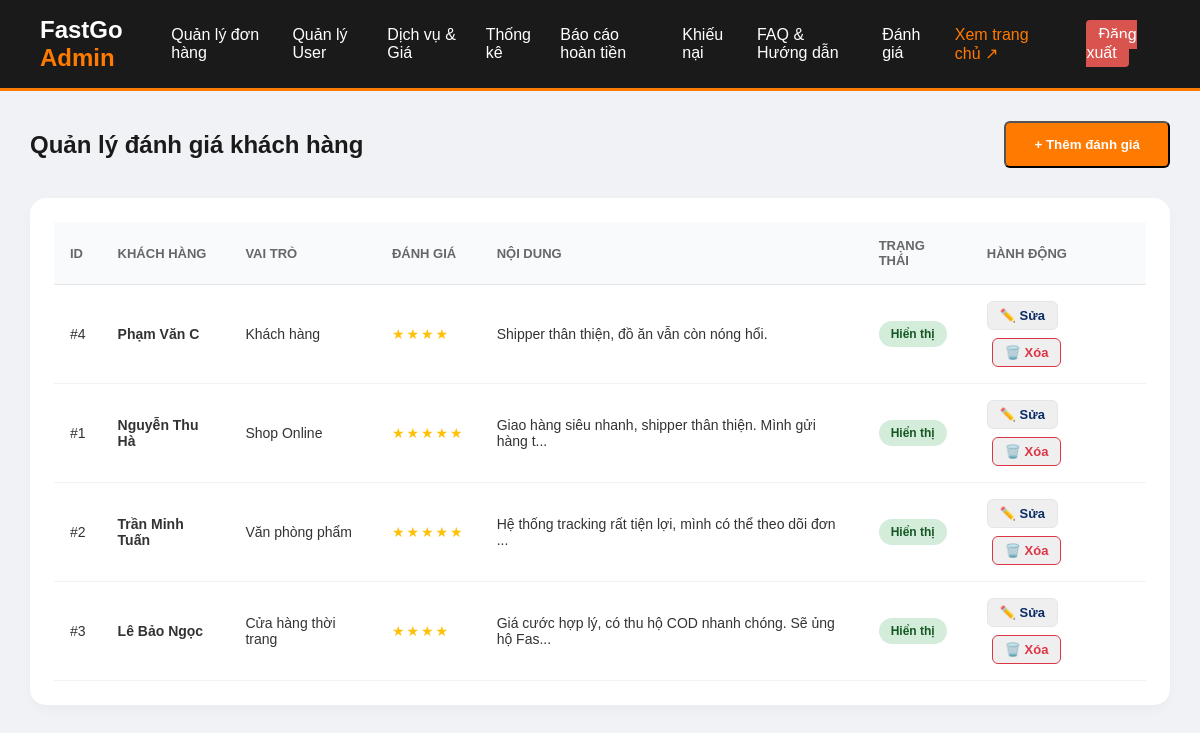
Screenshot of /testimonials_manage.php (signed in) with the database file from the repository.
### tables this page shows
CREATE TABLE `testimonials` (
    `id` int(11) NOT NULL,
    `customer_name` varchar(100) NOT NULL,
    `customer_role` varchar(100) DEFAULT 'Khách hàng',
    `rating` tinyint(4) DEFAULT 5,
    `content` text NOT NULL,
    `is_visible` tinyint(1) NOT NULL DEFAULT 1 COMMENT '1: Visible, 0: Hidden',
    `created_at` timestamp NOT NULL DEFAULT current_timestamp()
);

### testimonials_manage.php (the view, shortened to what this page needs)
<?php
require_once 'config/db.php';
$testimonials = [];
$res = $conn->query("SELECT * FROM testimonials ORDER BY created_at DESC");
if ($res) {
    while ($row = $res->fetch_assoc())
        $testimonials[] = $row;
}
?>
<!DOCTYPE html>
<html lang="vi">
<head>
    <link rel="stylesheet" href="assets/css/styles.css?v=<?php echo time(); ?>">
    <link rel="stylesheet" href="assets/css/admin.css?v=<?php echo time(); ?>">
</head>
<body>
    <?php include 'includes/header_admin.php'; ?>
    <main class="admin-container">
        <div class="page-header">
            <h2 class="page-title">Quản lý đánh giá khách hàng</h2>
            <button class="btn-primary" onclick="openModal('add')">+ Thêm đánh giá</button>
        </div>
        <div class="table-section">
            <table class="order-table">
                <thead>
                    <tr>
                        <th>ID</th>
                        <th>Khách hàng</th>
                        <th>Vai trò</th>
                        <th>Đánh giá</th>
                        <th>Nội dung</th>
                        <th>Trạng thái</th>
                        <th>Hành động</th>
                    </tr>
                </thead>
                <tbody>
                    <?php foreach ($testimonials as $t): ?>
                        <tr>
                            <td>#<?php echo $t['id']; ?></td>
                            <td><strong><?php echo htmlspecialchars($t['customer_name']); ?></strong></td>
                            <td><?php echo htmlspecialchars($t['customer_role']); ?></td>
                            <td style="color: #ffc107; letter-spacing: 2px;"><?php echo str_repeat('★', $t['rating']); ?>
                            </td>
                            <td><?php echo htmlspecialchars(mb_strimwidth($t['content'], 0, 60, "...")); ?></td>
                            <td>
                                <?php if ($t['is_visible']): ?>
                                    <span class="status-badge status-completed">Hiển thị</span>
                                <?php else: ?>
                                    <span class="status-badge status-cancelled">Đang ẩn</span>
                                <?php endif; ?>
                            </td>
                            <td>
                                <button class="btn-action" onclick='openModal("edit", <?php echo json_encode($t); ?>)'>✏️
                                    Sửa</button>
                                <form method="POST" style="display:inline-block;"
                                    onsubmit="return confirm('CẢNH BÁO: Bạn có chắc chắn muốn xóa đánh giá này không? Hành động này không thể hoàn tác.');">
                                    <button type="submit" class="btn-action"
                                        style="color: #dc3545; border-color: #dc3545; margin-left: 5px;">🗑️ Xóa</button>
                                </form>
                            </td>
                        </tr>
                    <?php endforeach; ?>
                </tbody>
            </table>
        </div>
    </main>
</body>
</html>

### assets/css/styles.css (style rules this page uses)
* { margin: 0; padding: 0; box-sizing: border-box; font-family: "Poppins", sans-serif; }
.btn-primary { background-color: #ffcc00; color: #000; padding: 12px 24px; border-radius: 6px; font-weight: 600; text-decoration: none; }
.btn-primary { display: inline-block; background-color: #ff7a00; color: #ffffff; padding: 14px 28px; border-radius: 6px; text-decoration: none; font-weight: 600; }
main { padding: 80px 40px; max-width: 900px; margin: 0 auto; }
.status-badge { padding: 6px 12px; border-radius: 20px; font-size: 12px; font-weight: 600; display: inline-block; }
.status-completed { background: #d4edda; color: #155724; }

### assets/css/admin.css (style rules this page uses)
body { background-color: #f0f2f5; font-family: "Inter", "Segoe UI", Roboto, Helvetica, Arial, sans-serif; color: #1c1e21; }
.admin-container { padding: 30px; max-width: 1400px; margin: 0 auto; }
.page-header { display: flex; justify-content: space-between; align-items: center; margin-bottom: 30px; }
.page-title { font-size: 24px; font-weight: 700; color: #1a1a1a; margin: 0; }
.table-section { background: white; border-radius: 16px; padding: 24px; box-shadow: 0 4px 12px rgba(0, 0, 0, 0.03); overflow-x: auto; }
.order-table { width: 100%; border-collapse: separate; border-spacing: 0; }
.order-table th { background-color: #f9fafb; color: #65676b; font-weight: 600; font-size: 13px; text-transform: uppercase; padding: 16px; text-align: left; border-bottom: 1px solid #e4e6eb; }
.order-table td { padding: 16px; border-bottom: 1px solid #f0f2f5; font-size: 14px; color: #333; vertical-align: middle; }
.order-table td:last-child { display: flex; gap: 8px; flex-wrap: wrap; align-items: center; }
.btn-action { display: inline-flex; align-items: center; white-space: nowrap; color: #0a2a66; text-decoration: none; font-weight: 600; padding: 6px 12px; border: 1px solid #e4e6eb; border-radius: 6px; font-size: 13px; transition: all 0.2s; }

### rows the page displays
testimonials: id "4", customer_name "Phạm Văn C", customer_role "Khách hàng", rating "★★★★", content "Shipper thân thiện, đồ ăn vẫn còn nóng hổi.", is_visible "Hiển thị"
testimonials: id "1", customer_name "Nguyễn Thu Hà", customer_role "Shop Online", rating "★★★★★", content "Giao hàng siêu nhanh, shipper thân thiện. Mình gửi hàng t...", is_visible "Hiển thị"
testimonials: id "2", customer_name "Trần Minh Tuấn", customer_role "Văn phòng phẩm", rating "★★★★★", content "Hệ thống tracking rất tiện lợi, mình có thể theo dõi đơn ...", is_visible "Hiển thị"
testimonials: id "3", customer_name "Lê Bảo Ngọc", customer_role "Cửa hàng thời trang", rating "★★★★", content "Giá cước hợp lý, có thu hộ COD nhanh chóng. Sẽ ủng hộ Fas...", is_visible "Hiển thị"
